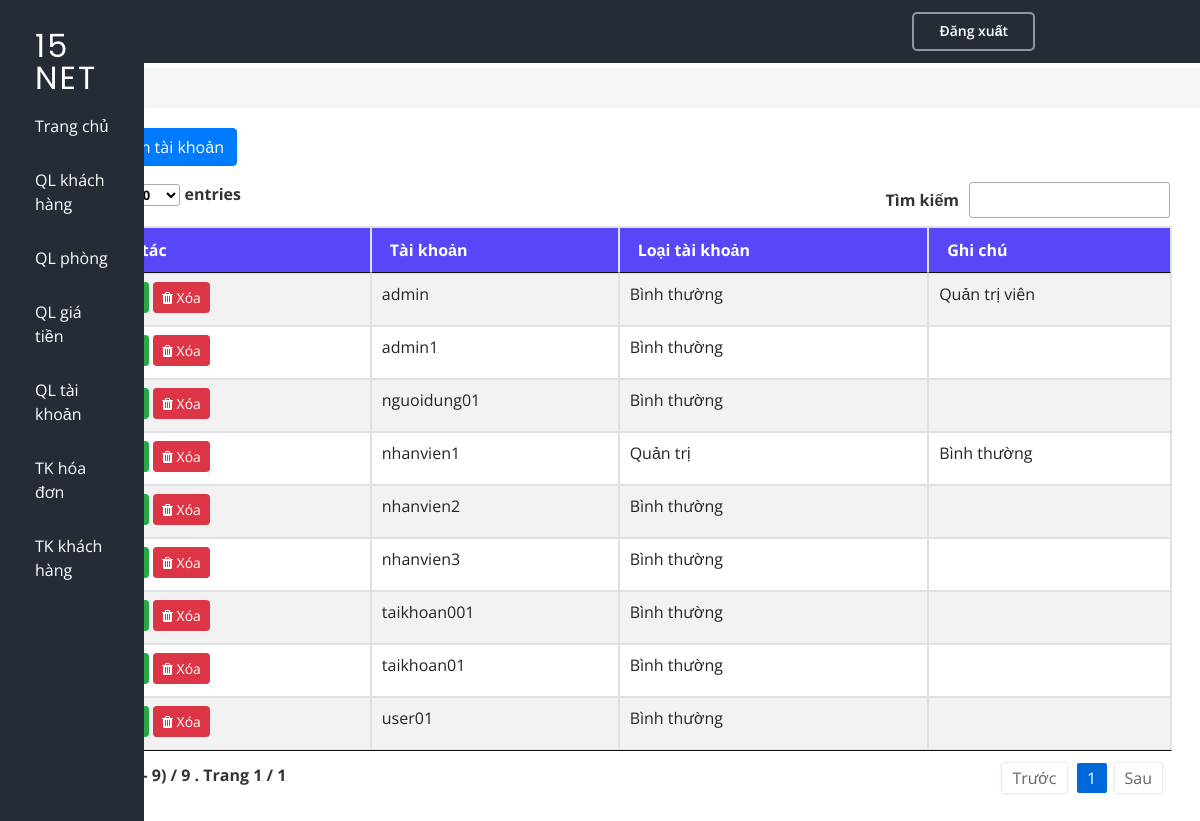
The page /ql-tai-khoan.php (signed in) on the database its author committed.
### tables this page shows
CREATE TABLE `taikhoan` (
  `taikhoan` varchar(16) NOT NULL COMMENT 'khóa chính',
  `matkhau` char(32) NOT NULL COMMENT 'mật khẩu mã hóa',
  `loaitaikhoan` varchar(255) NOT NULL DEFAULT 'Bình thường',
  `ghichu` varchar(255) DEFAULT NULL
);

### ql-tai-khoan.php (the view, shortened to what this page needs)
<?php
require_once('./include/function.php');
require_once('./header.php');
$querytaikhoan = mysqli_query($conn, "SELECT * FROM `taikhoan` WHERE 1 ORDER BY `taikhoan`.`taikhoan` ASC");
?>
<div class="row content-container">
    <button id="submit" class="btn btn-primary mb-3" data-toggle="modal" data-target="#exampleModal" data-title="Thêm thông tin tài khoản" data-type="insert"><i class="fa fa-plus"></i> Thêm tài khoản</button>
    <table id="datatable" style="width:100%" class="table table-striped table-bordered">
        <thead>
            <tr>
                <th>Thao tác</th>
                <th>Tài khoản</th>
                <th>Loại tài khoản</th>
                <th>Ghi chú</th>
            </tr>
        </thead>
        <tbody>
            <?php
            if ($querytaikhoan && $querytaikhoan->num_rows > 0) {
                while ($row = mysqli_fetch_assoc($querytaikhoan)) {
            ?>
                    <tr>
                        <td>
                            <a href="#" class="btn btn-sm btn-success mb-1" title="Sửa" data-toggle="modal" data-target="#exampleModal" data-taikhoan="<?= $row['taikhoan'] ?>" data-loaitaikhoan="<?= $row['loaitaikhoan'] ?>" data-ghichu="<?= $row['ghichu'] ?>" data-title="Cập nhật thông tin tài khoản" data-type="update">
                            </a>
                            <a href="#" class="btn btn-sm btn-danger mb-1" title="Xóa" data-toggle="modal" data-target="#exampleModal2" data-taikhoan="<?= $row['taikhoan'] ?>">
                                <i class="fa fa-trash"></i> Xóa
                            </a>
                        </td>
                        <td><?= $row['taikhoan'] ?></td>
                        <td><?= $row['loaitaikhoan'] ?></td>
                        <td><?= $row['ghichu'] ?></td>
                    </tr>
            <?php
                }
            }
            ?>
        </tbody>
    </table>
</div>
<?php
require_once('./footer.php');
?>

### assets/css/styleDatatable.css (style rules this page uses)
table.dataTable { width:100%;margin:0 auto;clear:both;border-collapse:separate;border-spacing:0 }
table.dataTable thead th,table.dataTable tfoot th { font-weight:bold }
table.dataTable thead th,table.dataTable thead td { padding:10px 18px;border-bottom:1px solid #111 }
table.dataTable thead .sorting,table.dataTable thead .sorting_asc,table.dataTable thead .sorting_desc,table.dataTable thead .sorting_asc_disabled,table.dataTable thead .sorting_desc_disabled { cursor:pointer;*cursor:hand;background-repeat:no-repeat;background-position:center right }
table.dataTable tbody tr { background-color:#fff }
table.dataTable tbody th,table.dataTable tbody td { padding:8px 10px }
table.dataTable.no-footer { border-bottom:1px solid #111 }
table.dataTable,table.dataTable th,table.dataTable td { box-sizing:content-box }

### assets/css/style.css (style rules this page uses)
body { font-family: "Open Sans", sans-serif; color: #444444; cursor: url(../cursor/xanhla.cur), auto; }
a { color: #5846f9; }
table.dataTable thead tr { background: #5846f9; color: #fff; }
table.dataTable thead th { vertical-align: middle; }
.content-container { display: flex; flex-basis: 85%; margin-left: auto; padding-left: 3%; }

### rows shown on the page
taikhoan: taikhoan "admin", loaitaikhoan "Bình thường", ghichu "Quản trị viên"
taikhoan: taikhoan "admin1", loaitaikhoan "Bình thường"
taikhoan: taikhoan "nguoidung01", loaitaikhoan "Bình thường"
taikhoan: taikhoan "nhanvien1", loaitaikhoan "Quản trị", ghichu "Bình thường"
taikhoan: taikhoan "nhanvien2", loaitaikhoan "Bình thường"
taikhoan: taikhoan "nhanvien3", loaitaikhoan "Bình thường"
taikhoan: taikhoan "taikhoan001", loaitaikhoan "Bình thường"
taikhoan: taikhoan "taikhoan01", loaitaikhoan "Bình thường"
taikhoan: taikhoan "user01", loaitaikhoan "Bình thường"
